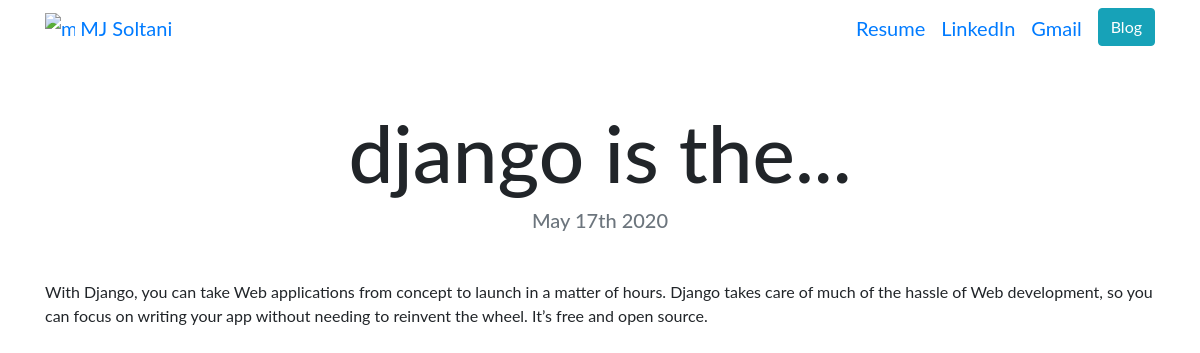
The app's page /blog/2/ with its own data.
### blog/models.py (models this page shows, shortened)
class Blog(models.Model):
    title = models.CharField(max_length=100)
    published = models.DateTimeField()
    posts = models.TextField()

### blog/views.py (the view)
# urls.py: path('<int:blog_id>/', views.detail, name="detail"),
def detail(request, blog_id):
    blog = get_object_or_404(Blog, pk=blog_id)
    return render(request, 'blog/detail.html', {'blog':blog})

### blog/templates/blog/detail.html
{% extends "portfolio/base.html" %}
{% load static %}
{% block content %}
<h1 class="text-center mt-5" id="blogdetailtitle">{{ blog.title }}</h1>
<h5 class="text-center text-muted mb-5">{{ blog.published|date:'F jS Y' }}</h5>
{{ blog.posts|safe }}
{% endblock %}

### portfolio/templates/portfolio/base.html (shortened to what this page needs)
{% load static %}
<!doctype html>
<html lang="en">
<head>
  <link rel="stylesheet" href="https://stackpath.bootstrapcdn.com/bootstrap/4.4.1/css/bootstrap.min.css">
  <link rel="stylesheet" href="{% static 'portfolio/custom.css' %}">
</head>
<body >
  <nav id="topNav" class="navbar navbar-expand-md navbar-collapse">
    <div class="container">
        <a class="navbar-brand" href="{% url 'index' %}">
        <img src="{% static 'portfolio/icon.png' %}" width="30" height="30" class="d-inline-block align-top" alt="mj's Logo">
        <span>MJ Soltani</span>
      </a>
      <div class="collapse navbar-collapse text-center" id="navbarNav">
        <ul class="navbar-nav ml-auto">
          <li class="nav-item">
            <a class="navbar-brand" href="{%  static 'portfolio/resume.pdf' %}">Resume</a>
          </li>
          <li class="nav-item">
            <a class="navbar-brand" href="https://www.linkedin.com/in/m-j-soltani-09ba40175/" target="_blank">LinkedIn</a>
          </li>
          <li class="nav-item">
            <a class="navbar-brand" href="https://m.jsoltani2001@gmail.com" target="_blank">Gmail</a>
          </li>
          <li>
            <a role="button" href="{% url 'blog:all_blogs' %}" class="btn btn-info">Blog</a>
          </li>
        </ul>
      </div>
    </div>
  </nav>
  <div class="container">
    {% block content %}{% endblock %}
  </div>
</body>
</html>

### portfolio/static/portfolio/custom.css (style rules this page uses)
body { font-family: 'Lato', sans-serif; }
@media (min-width: 992px) { #blogdetailtitle { font-size: 5rem; } }

### records on screen
Blog: title "django is the...", published "May 17th 2020", posts "With Django, you can take Web applications from concept to launch in a matter of hours. Django takes care of much of the hassle of Web development, so you can focus on writing your app without needing to reinvent the wheel. It’s free and open source."
